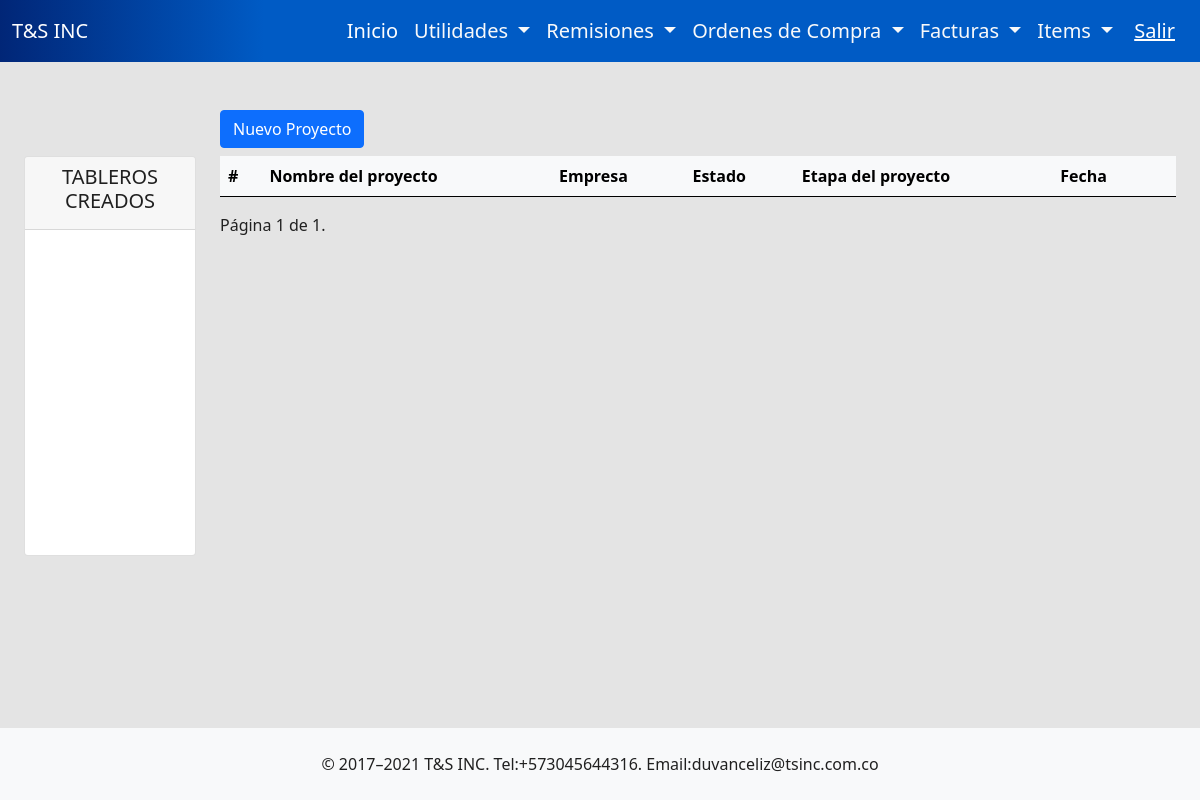
The app's page / (signed in), older data.
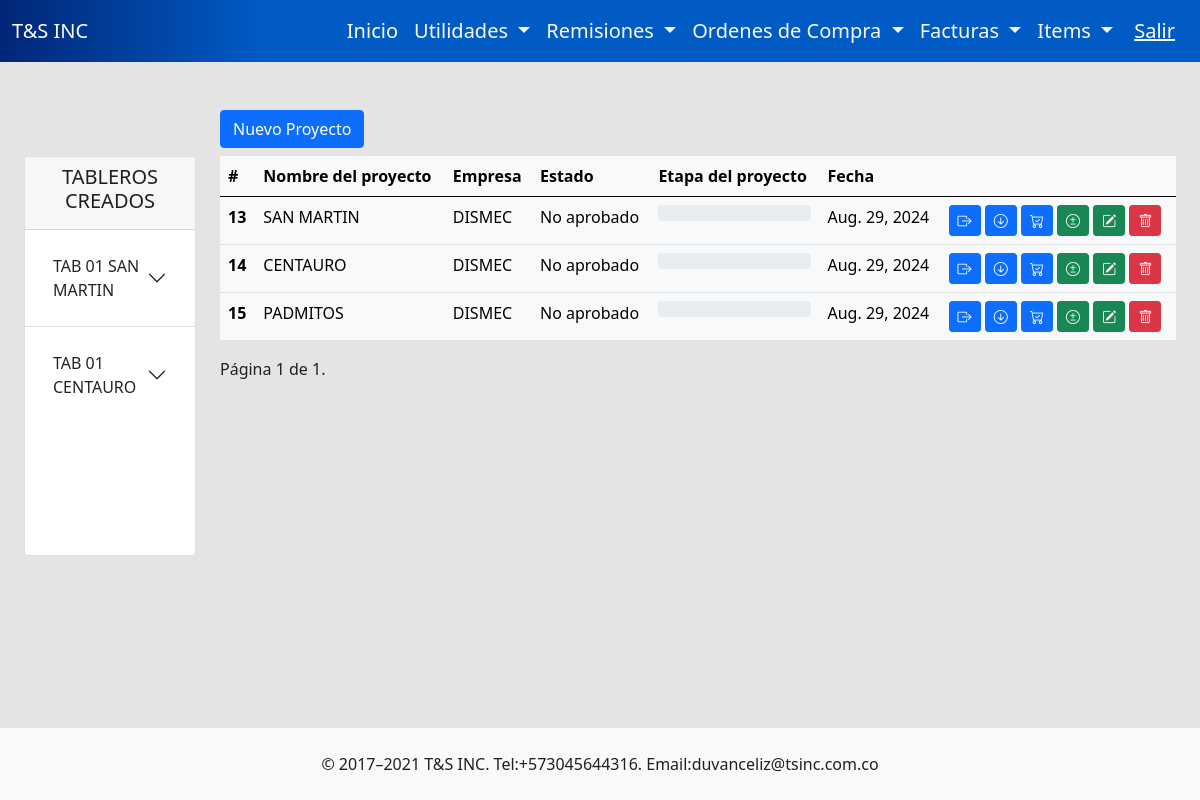
The same page, newer data.
### tsinc/models.py (models this page shows, shortened)
class Tabs(models.Model):
    tab_name = models.CharField(max_length=200, default=None)
    controller = models.CharField(max_length=100, null=True)
    chest_type = models.BooleanField(default=True)
    project = models.ForeignKey(Project,on_delete=models.CASCADE, related_name='tabs', null=True, blank=True)

class Project(models.Model):
    name = models.CharField(max_length=200, default=None)
    company_name = models.CharField(max_length=200, default=None)
    nit = models.CharField(max_length=200,null=True)
    asesor = models.CharField(max_length=200, default=None)
    verified = models.BooleanField(default=False)
    approved = models.BooleanField(default=False)
    progress = models.IntegerField(default=0)
    date = models.DateField(default=datetime.date.today)
    usersession = models.ForeignKey(User, on_delete=models.SET_NULL, null=True, blank=True)

### tsinc/views.py (the view)
# urls.py: 2. Add a URL to urlpatterns:  path('', views.home, name='home')
@login_required
def home(request):
    projects = Project.objects.filter(usersession=request.user)
    tabs = Tabs.objects.filter(project__in=projects)
    pages = Dasboard.objects.filter(tab__in=tabs)
    page_obj = paginator(request,projects,5)
    user = request.user  # El usuario actualmente autenticado
    session_key = request.session.session_key
    is_staff = staff_required(user) # Verifica si el usuario es administrador
    return render(request, 'home.html',{'page_obj': page_obj, 'username':user.username, 'session_key':session_key, 'is_staff':is_staff, 'tabs':tabs, 'pages':pages})

### tsinc/context_processors.py (called while the page is built)
def folder_tree(request):
    folders = Folder.objects.select_related('parent').order_by('parent_id', 'order')
    return {
        'folder_tree':folders
    }

def get_user(request):
    return {
        'user':request.user
    }

### tsinc/jinja2_env.py (called while the page is built)
def environment(**options):
    env = Environment(**options)
    env.filters['cop'] = currency
    env.filters['naturaltime_es'] = naturaltime_es
    return env

### tsinc/views.py (called while the page is built)
def staff_required(user):
    return user.is_staff

def paginator(request, obj, number):
    paginator = Paginator(obj, number)
    page_number = request.GET.get('page')
    page_obj = paginator.get_page(page_number)
    return page_obj

### tsinc/templates/home.html (shortened to what this page needs)
{% extends 'layout.html' %} {% block body %}
<div class="container">
  <div class="row mb-2">
     <div class="col-md-2"></div>
    <div class="col-md-10"><a class="btn btn-primary" href="{% url 'create_project' %}"> Nuevo Proyecto</a></div>
  </div>
  <div class="row">
    <div class="col-md-2 mb-2">
      {% include 'components/sidebar.html' %}
    </div>
    <div class="col-md-10">
     <div class="table-responsive">
      <table class="table table-hover table-light">
        <thead>
          <tr>
            <th scope="col">#</th>
            <th scope="col">Nombre del proyecto</th>
            <th scope="col">Empresa</th>
            <th scope="col">Estado</th>
            <th scope="col">Etapa del proyecto</th>
            <th scope="col">Fecha</th>
            <th scope="col"></th>
          </tr>
        </thead>
        <tbody>
          <tr>
            {% for project in page_obj %}
              <th scope="row">{{project.id}}</th>
            <td>{{project.name}}</td>
            <td>{{project.company_name}}</td>
            <td>
              {% if project.verified == False%}
              No aprobado
              {%else%}
              Aprobado
              {% endif %}
            </td>
            <td>
              {% if project.progress == 100 %}
              <div class="progress">
                <div class="progress-bar bg-success" role="progressbar" style="width: {{project.progress}}%;" aria-valuenow="25" aria-valuemin="0" aria-valuemax="100">{{project.progress}}%</div>
              </div>
            </td>
            {% else %}
            <div class="progress">
            </div>
          </td>
            {% endif %}
            <td>
              {{project.date}}
            </td>
            <td>
              <a class="btn btn-primary btn-sm" href="{% url 'tabs' project.id %}" data-bs-toggle="tooltip" data-bs-placement="top" title="Entrar a los Tableros"> <i class="bi bi-box-arrow-right"></i></a>
              <a href="{% url 'download_points' project.id %}" class="btn btn-primary btn-sm" data-bs-toggle="tooltip" data-bs-placement="top" title="Descargar archivo de Puntos"><i class="bi bi-arrow-down-circle"></i></a>
              <a href="{% url 'download_offer' project.id %}" class="btn btn-primary btn-sm" data-bs-toggle="tooltip" data-bs-placement="top" title="Descargar archivo de Oferta"><i class="bi bi-cart-check"></i></a>
              <a href="{% url 'modify_points' project.id %}" class="btn btn-success btn-sm" data-bs-toggle="tooltip" data-bs-placement="top" title="Modificar los Controladores, Expansiones, Supervisores"><i class="bi bi-exposure"></i></a>
              <a class="btn btn-success btn-sm" href="/editproject/?id={{project.id}}" data-bs-toggle="tooltip" data-bs-placement="top" title="Cambiar información de proyecto"><i class="bi bi-pencil-square"></i></a>
              <a class="btn btn-danger btn-sm" href="{% url 'delete_obj' project.id %}" data-bs-toggle="tooltip" data-bs-placement="top" title="Borrar el proyecto" onclick="return verificar()"> <i class="bi bi-trash"></i> </a>
            </td>
          </tr>
          {%endfor%}
        </tbody>
      </table>
    </div>
      <div class="pagination">
        <span class="step-links">
            <span class="current">
                Página {{ page_obj.number }} de {{ page_obj.paginator.num_pages }}.
            </span>
        </span>
    </div>
    </div>
  </div>
</div>
{% load static %}
{% endblock %}

### tsinc/templates/layout.html (shortened to what this page needs)
{% load static %}
<!DOCTYPE html>
<html lang="es">
  <head>
    <link
      href="https://cdn.jsdelivr.net/npm/bootstrap@5.0.2/dist/css/bootstrap.min.css"
      rel="stylesheet"
    />
    <link rel="stylesheet" href="https://cdn.jsdelivr.net/npm/bootstrap-icons@1.11.3/font/bootstrap-icons.min.css">
    <link rel="stylesheet" href="{% static 'css/styles.css' %}">
  </head>
      <nav class="navbar navbar-expand-lg navbar navbar-dark" style="background: linear-gradient(90deg, rgba(1,38,119,1) 0%, rgba(0,91,197,1) 22%, rgba(0,91,197,1) 100%);">
        <div class="container-fluid">
          <a class="navbar-brand" href="#" >T&S INC</a>
          <div class="collapse navbar-collapse justify-content-end" id="navbarNavAltMarkup">
            <div class="navbar-nav">
              <a class="nav-link active fs-5" aria-current="page" href="{% url 'home' %}">Inicio</a>
              {% if user.is_staff %}
              <li class="nav-item dropdown">
                <a class="nav-link dropdown-toggle fs-5 text-light" href="#" id="navbarDarkDropdownMenuLink" role="button" data-bs-toggle="dropdown" aria-expanded="false">
                  Utilidades
                </a>
              </li>
              <li class="nav-item dropdown">
                <a class="nav-link dropdown-toggle fs-5 text-light" href="#" id="navbarDarkDropdownMenuLink" role="button" data-bs-toggle="dropdown" aria-expanded="false">
                  Remisiones
                </a>
              </li>
              <li class="nav-item dropdown">
                <a class="nav-link dropdown-toggle fs-5 text-light" href="#" id="navbarDarkDropdownMenuLink" role="button" data-bs-toggle="dropdown" aria-expanded="false">
                  Ordenes de Compra
                </a>
              </li>
              <li class="nav-item dropdown">
                <a class="nav-link dropdown-toggle fs-5 text-light" href="#" id="navbarDarkDropdownMenuLink" role="button" data-bs-toggle="dropdown" aria-expanded="false">
                  Facturas
                </a>
              </li>
              <li class="nav-item dropdown">
                <a class="nav-link dropdown-toggle fs-5 text-light" href="#" id="navbarDarkDropdownMenuLink" role="button" data-bs-toggle="dropdown" aria-expanded="false">
                  Items
                </a>
              </li>
              {% endif %}
              <form method="post" action="{% url 'logout' %}" class="d-flex align-items-center">
                <button type="submit" class="btn btn-link text-white fs-5">Salir</button>
              </form>
            </div>
          </div>
        </div>
      </nav>
     <div class="container-flow content p-4">
        <div class="row">
          {% block body %} {% endblock %}
        </div>
     </div>
    <footer class="bg-light mt-4 d-flex justify-content-center">
       <div class="p-4">© 2017–2021 T&S INC. Tel:+573045644316. Email:duvanceliz@tsinc.com.co
      </div>
  </footer>
  </body>
</html>

### tsinc/templates/components/sidebar.html (shortened to what this page needs)
<div class="card" id="sidebar-home">
    <div class="card-header text-center p-2">
      <h3 class="fs-5">
        TABLEROS CREADOS
      </h3>
    </div>
    <div class="card-body p-0">
      <div class="accordion accordion-flush" id="accordionHVAC">
        {% for tab in tabs %}
        <div class="accordion-item">
          <div class="accordion-header d-flex p-2" id="flush-heading{{tab.id}}">
            <button class="accordion-button collapsed" type="button" data-bs-toggle="collapse" data-bs-target="#flush-collapse{{tab.id}}" aria-expanded="false" aria-controls="flush-collapse{{tab.id}}">
               {{tab.tab_name}}
              {{tab.project.name}}
            </button>
        </div>
        </div>
      {% endfor %}
      </div>
    </div>
  </div>

### tsinc/static/css/styles.css (style rules this page uses)
html, body { height: 100%; margin: 0; }
.content { flex: 1; }
#sidebar-home { height: 400px; overflow-y: scroll; }

Row changes from the older to the newer data that the page shows:
added Tabs: tab_name "TAB 01", project.name "SAN MARTIN"
added Tabs: tab_name "TAB 01", project.name "CENTAURO"
added Project: id "13", name "SAN MARTIN", company_name "DISMEC", verified "No aprobado", date "Aug. 29, 2024"
added Project: id "14", name "CENTAURO", company_name "DISMEC", verified "No aprobado", date "Aug. 29, 2024"
added Project: id "15", name "PADMITOS", company_name "DISMEC", verified "No aprobado", date "Aug. 29, 2024"
